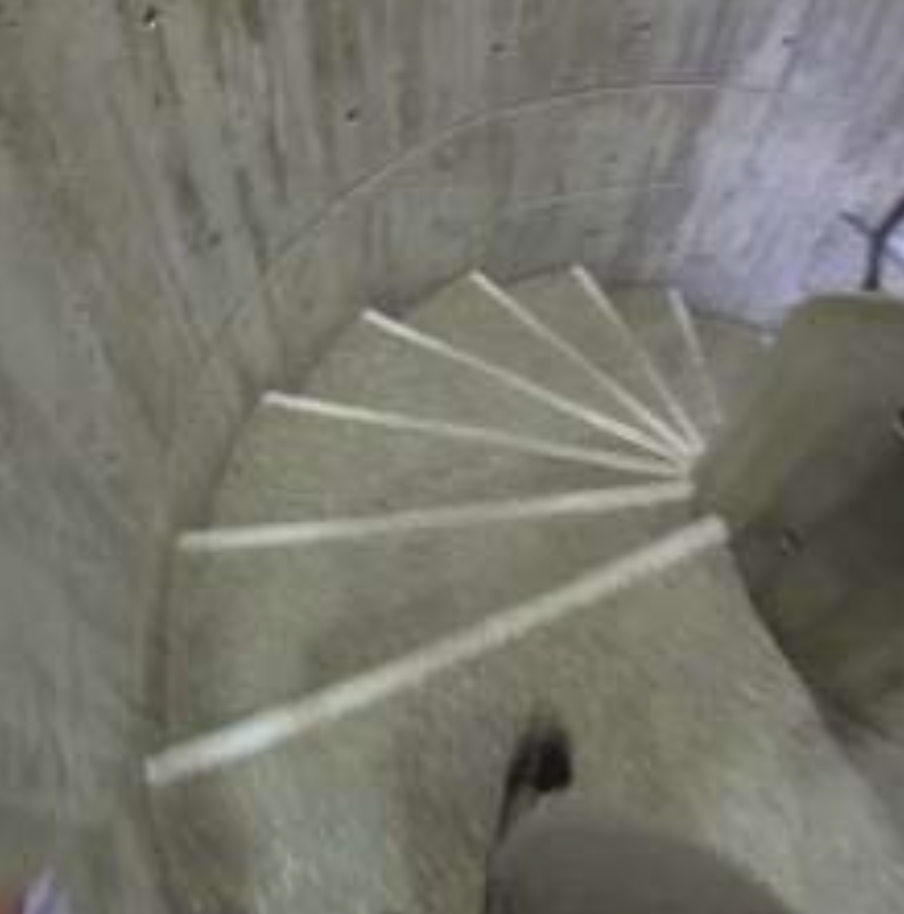
#> input picture data_set/my_dataset/photos/test_2.png, 904 x 914 px
$ jupyter execute --allow-errors depth_estimation.ipynb   (shell and % lines are left out)
#> lines starting #> are read from the running program, lines starting #| are printed output that depends on the picture
# MiDaS Depth Estimation Pipeline

 # Load the Model:

[cell 1]
import torch

model_type = "DPT_Large" # "MiDaS_small"  # or "DPT_Hybrid"
#> (the rest of this cell did not finish here and is left out)

# Preprocess the Input:

[cell 2]
import cv2
import numpy as np

def preprocess_image(image_path):
    img = cv2.imread(image_path)
    # img = cv2.cvtColor(img, cv2.COLOR_BGR2RGB)
    img = cv2.resize(img, (384, 384))
    img = np.transpose(img, (2, 0, 1))
    img = torch.from_numpy(img).float().div(255).unsqueeze(0)
    return img.to(device)

[cell 3]
img = cv2.imread("data_set/my_dataset/photos/test_2.png")
#> img is the input picture: shape (914, 904, 3); mean B, G, R 109.1, 119, 119.5
img = cv2.resize(img, (384, 384))
#> img: shape (384, 384, 3)
img = np.transpose(img, (2, 0, 1))
#> (the rest of this cell did not finish here and is left out)

# Predict Depth:

[cell 4]
# [5 lines left out: function predict_depth, not called in this run]

# Post-process & Display:

[cell 5]
import cv2
import numpy as np
import numpy as np
import cv2
from matplotlib import pyplot as plt
from mpl_toolkits.mplot3d import Axes3D
import numpy as np
import plotly.graph_objs as go

# [56 lines left out: function display_depth_with_plotly, not called in this run]

# Example usage:
# Assuming 'depth_data' is the depth information you have
# display_depth_with_plotly(depth_data)

# Depth without Normalization

[cell 6]
import numpy as np
import cv2
import plotly.graph_objs as go

import numpy as np
import cv2
import plotly.graph_objects as go

# [59 lines left out: function display_true_depth_and_export_point_cloud, not called in this run]

# Example usage:
# Assuming 'depth_data' is the depth information you have
# display_depth_with_plotly(depth_data)

# Pipeline for Image:

[cell 7]
def depth_estimation_image(image_path):
    img_tensor = preprocess_image(image_path)
    depth = predict_depth(img_tensor)
    display_true_depth(depth)

# Pipeline for Video:

[cell 8]
import cv2
import numpy as np
import torch

# [64 lines left out: function display_depth_video, not called in this run]

# Usage
# display_depth_video("path_to_video.mp4")

# Usage:

#> (a cell that did not finish here is left out)

#> (a cell that did not finish here is left out)

# Test on the EGO4D Dataset

[cell 11]
model_type = "DPT_Large"  # or "DPT_Hybrid"
#> (the rest of this cell did not finish here and is left out)

[cell 12]
# Helper Functions:

## Loading the progress bar:
# [4 lines left out: function display_progress_bar, not called in this run]

[cell 13]
import cv2
import os
import torch
import numpy as np

# def images_to_video_depth_estimation(image_folder, output_video_name, frame_time, model):
# Convert sequence of images to video
image_folder = "data_set/ego4d_images/c7344db5-fc90-42b9-9dad-346dd3c5e4f0"
frame_time = 0.05
output_video_name = "output_depth_video_c734.mp4"

def extract_number_from_filename(filename):
    # Extract numbers from the filename
    number_str = ''.join(filter(str.isdigit, filename))

    # Convert to integer or return 0 if empty
    return int(number_str) if number_str else 0


# Sort images based on the numbers in their filenames
images = sorted(os.listdir(image_folder), key=extract_number_from_filename)
images = [img for img in images if img.endswith(".png")]
#> images = ['c734_141.png', 'c734_186.png']
total_frames = len(images)
#> total_frames = 2
frame = cv2.imread(os.path.join(image_folder, images[0]))
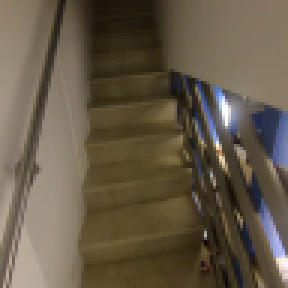
#> input picture data_set/ego4d_images/c7344db5-fc90-42b9-9dad-346dd3c5e4f0/c734_141.png, 96 x 96 px (shown 3 times larger)
#> frame is the input picture: shape (96, 96, 3); mean B, G, R 71.4, 89.3, 100.9
height, width, layers = frame.shape
#> height = 96; width = 96; layers = 3
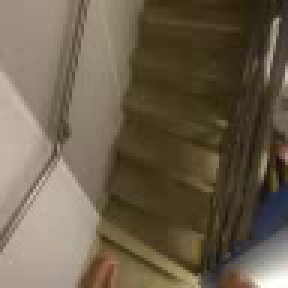
#> input picture frame 84 of output_depth_video_c734.mp4, 96 x 96 px (shown 3 times larger)
#> further down, frame is the input picture: shape (96, 96, 3); mean B, G, R 75.6, 95.5, 107.5
video = cv2.VideoWriter(output_video_name, cv2.VideoWriter_fourcc(*'mp4v'), 1/frame_time, (width, height))

for image in images:
    video.write(cv2.imread(os.path.join(image_folder, image)))

video.release()

# Depth estimation on the video and save depth images
cap = cv2.VideoCapture(output_video_name)
depth_video_name = "depth_" + output_video_name
depth_video = cv2.VideoWriter(depth_video_name, cv2.VideoWriter_fourcc(*'mp4v'), 1/frame_time, (width, height))

print("Processing frames:")
#> (the rest of this cell did not finish here and is left out)

# Metric Depth Estimation

[cell 14]
import torch

torch.hub.help("intel-isl/MiDaS", "DPT_BEiT_L_384", force_reload=True)  # Triggers fresh download of MiDaS repo
#> (this line was passed over: torch is not available in this run)
